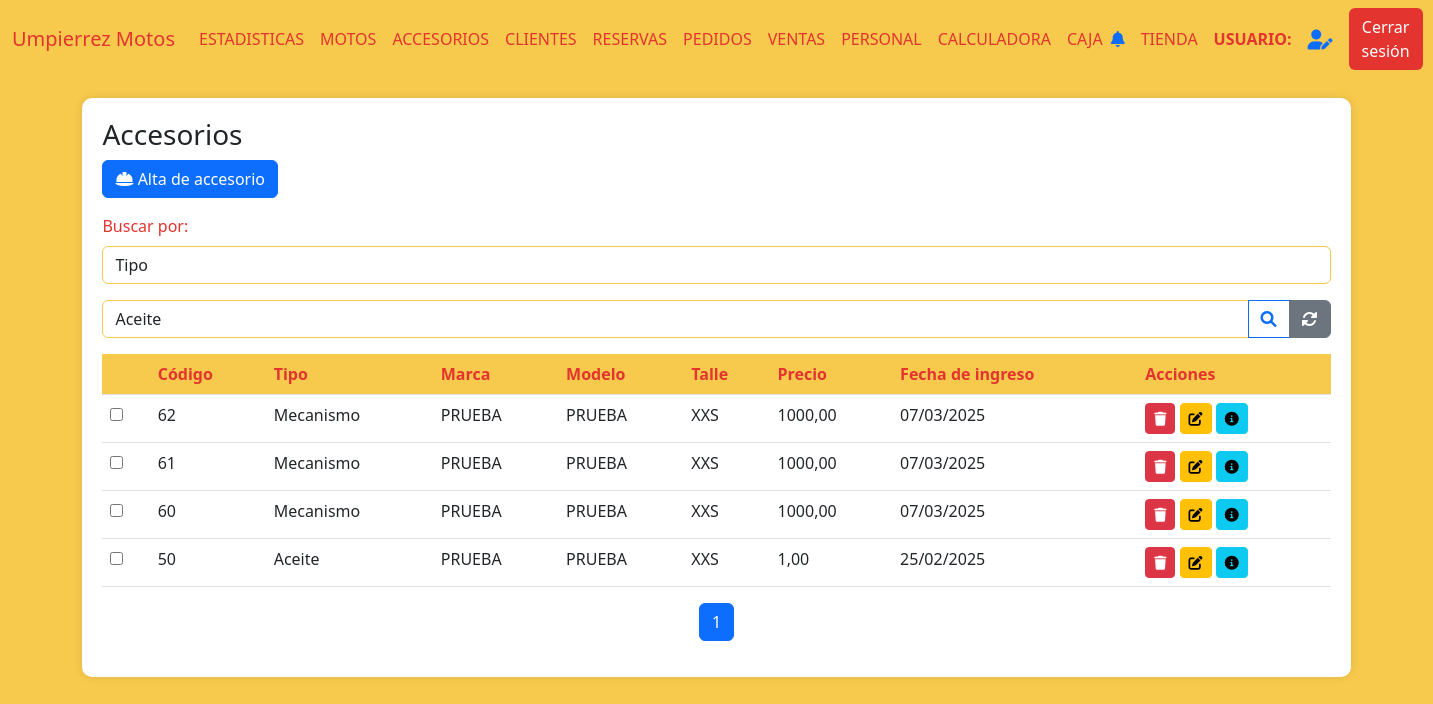
Page /accesorios (signed in) on the earlier database version.
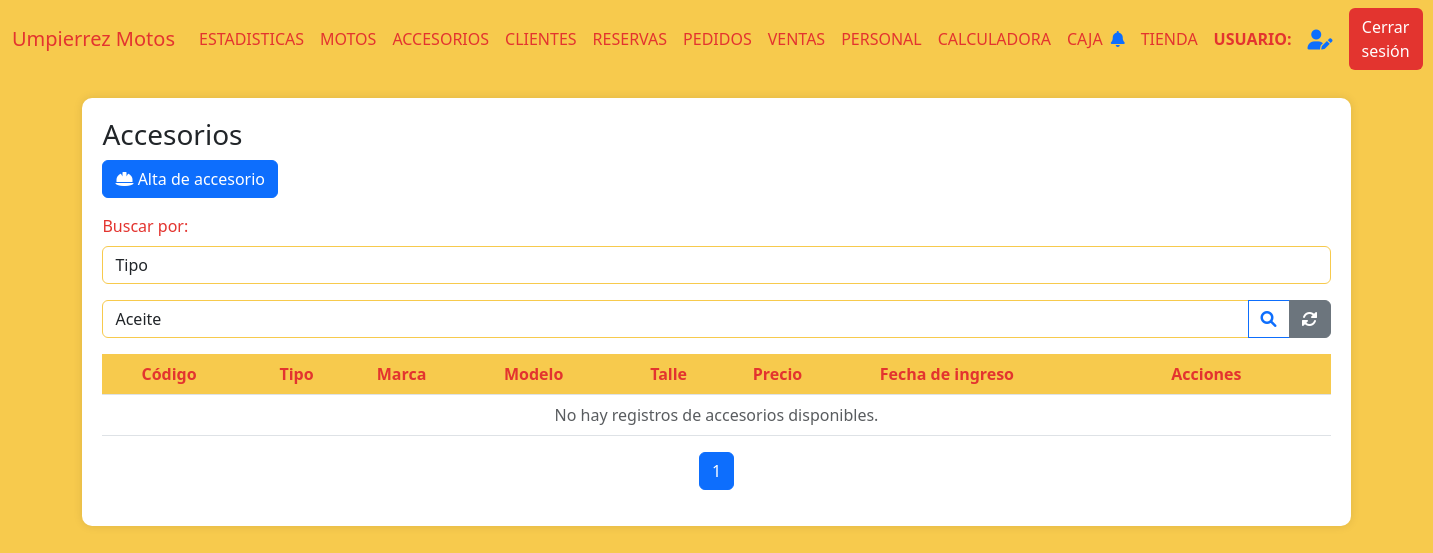
Same page on the later database version.
### AppUM/models.py (models this page shows)
class Accesorio(models.Model):
    tipo = models.CharField(max_length=20)
    marca = models.CharField(max_length=20)
    modelo = models.CharField(max_length=20)
    precio = models.DecimalField(max_digits=10, decimal_places=2)
    foto = models.ImageField(null=True, blank=True, upload_to="accesorios/")
    activo = models.BooleanField()
    fecha_ingreso = models.DateTimeField(auto_now_add=True)
    moneda_precio = models.CharField(max_length=10,default=True,null=True)
    talle = models.CharField(max_length=20,null=True)
    seleccionado = models.BooleanField(default=0)

### AppUM/decorators.py (the view)
    def _wrapped_view(request, *args, **kwargs):
        user = request.user
        if user.is_authenticated:
            usuario_consulta = Personal.objects.filter(usuario=user.username).first()
            if usuario_consulta:
                if Administrativo.objects.filter(personal_ptr_id=usuario_consulta.id,activo=1).exists():
                    return view_func(request, *args, **kwargs)
                else:
                    raise PermissionDenied
            else:
                return view_func(request, *args, **kwargs)
        else:
            return redirect('Login')  # Redirigir al login si no está autenticado

### AppUM/context_processors.py (called while the page is built)
def cantidad_solicitudes_no_leidas(req):
    if req.user.is_authenticated:
        usuario = req.user
        usuario_actual = Personal.objects.filter(usuario=usuario.username).first()
        notificaciones = NotificacionPersonal.objects.filter(personal=usuario_actual,leido=0).count()
    else:
        notificaciones = 0
    return {'notificaciones': notificaciones}

### AppUM/functions.py (called while the page is built)
def funcion_paginas_varias(req,instancia_model):
    paginator = Paginator(instancia_model, 5)  # 5 motos por página
    page_number = req.GET.get('page')  # Obtiene el número de página desde la URL
    page_obj = paginator.get_page(page_number)
    return page_obj

### AppUM/views.py (called while the page is built)
@admin_required
def vista_inventario_accesorios(req):
    accesorios = Accesorio.objects.filter(activo=1).order_by('-fecha_ingreso')
    logo_um = Logos.objects.get(id=1)
    page_obj = funcion_paginas_varias(req,accesorios)  # Obtiene la página solicitada
    seleccionados = Accesorio.objects.filter(activo=1,seleccionado=1)
    return render(req,"perfil_administrativo/accesorios/accesorios.html",{"seleccionados":seleccionados,'page_obj': page_obj,"accesorios":accesorios,"logo_um":logo_um.logo_UM.url if logo_um.logo_UM else None})

### AppUM/templates/perfil_administrativo/accesorios/accesorios.html (shortened to what this page needs)
{% extends "perfil_administrativo/padre_perfil_administrativo.html" %}
{% load static %}
{% block contenidoQueCambia %}
<div class="table-container" id="inventarios">
    <h3>Accesorios</h3>
    <a href="{% url 'AccesorioAlta' %}" class="btn btn-primary mb-3">
        <i class="fas fa-helmet-safety"></i> Alta de accesorio
    </a>
    <div class="mb-3">
        <label for="estado" class="form-label">Buscar por:</label>
        <select class="form-control" name="estado_accesorio" id="tipo_busqueda" onchange="tipo_busqueda()">
            <option value="tipo">Tipo</option>
        </select>
    </div>
    <form action="{% url 'BusquedaTipoAccesorio' %}" enctype="multipart/form-data" method="get" id="busqueda_tipo">{% csrf_token %}
        <div class="input-group mb-3">
            <select class="form-control" name="tipo_accesorio" id="tipo_accesorio">
                    <option value="Aceite">Aceite</option>
            </select>
            <button class="btn btn-outline-primary" type="submit">
                <i class="fas fa-search"></i>
            </button>
            <a href="{% url 'Accesorios' %}" class="btn btn-secondary">
                <i class="fas fa-sync-alt"></i>
            </a>
        </div>
    </form>
    <table class="table">
        <thead>
            <tr>
                <th></th>
                <th>Código</th>
                <th>Tipo</th>
                <th>Marca</th>
                <th>Modelo</th>
                <th>Talle</th>
                <th>Precio</th>
                <th>Fecha de ingreso</th>
                <th>Acciones</th>
            </tr>
        </thead>
        <tbody>
            {% if page_obj %}
                {% for accesorios in page_obj %}
            <tr>
                <td>
                    <form action="{% url 'SeleccionarAccesorio' accesorios.id %}" method="POST" class="accesorio-form">
                        <input type="checkbox" class="accesorio-checkbox"
                               name="seleccionado"
                               value="1"
                               onchange="this.form.submit()"
                               {% if accesorios.seleccionado %}checked{% endif %}>
                    </form>
                </td>
                <td>{{ accesorios.id }}</td>
                <td>{{ accesorios.tipo }}</td>
                <td>{{ accesorios.marca }}</td>
                <td>{{ accesorios.modelo}}</td>
                <td>{{ accesorios.talle}}</td>
                <td>{{ accesorios.precio}}</td>
                <td>{{ accesorios.fecha_ingreso|date:"d/m/Y"}}</td>
                <td>
                    <a href="{% url 'AccesorioBaja' accesorios.id %}"><button class="btn btn-sm btn-danger"><i class="fas fa-trash"></i></button></a>
                    <a href="{% url 'AccesorioModificacion' accesorios.id %}"><button class="btn btn-sm btn-warning"><i class="fas fa-edit"></i></button></a>
                    <a href="{% url 'AccesorioDetalle' accesorios.id %}"><button class="btn btn-sm btn-info"><i class="fas fa-info-circle"></i></button></a>
                </td>
            </tr>
            {% endfor %}
            {% else %}
                <tr>
                    <td colspan="9" class="text-center text-muted">
                        No hay registros de accesorios disponibles.
                    </td>
                </tr>
            {% endif %}
        </tbody>
    </table>
    <nav aria-label="Page navigation">
        <ul class="pagination justify-content-center">
            {% for num in page_obj.paginator.page_range %}
            <li class="page-item {% if page_obj.number == num %}active{% endif %}">
                <a class="page-link" href="?page={{ num }}">{{ num }}</a>
            </li>
            {% endfor %}
        </ul>
    </nav>
</div>
{% endblock %}

Differences in the rows shown:
no longer on this page (row edited): Accesorio: id "62", tipo "Mecanismo", marca "PRUEBA", modelo "PRUEBA", talle "XXS", precio "1000,00", fecha_ingreso "07/03/2025"
no longer on this page (row edited): Accesorio: id "61", tipo "Mecanismo", marca "PRUEBA", modelo "PRUEBA", talle "XXS", precio "1000,00", fecha_ingreso "07/03/2025"
no longer on this page (row edited): Accesorio: id "60", tipo "Mecanismo", marca "PRUEBA", modelo "PRUEBA", talle "XXS", precio "1000,00", fecha_ingreso "07/03/2025"
no longer on this page (row edited): Accesorio: id "50", tipo "Aceite", marca "PRUEBA", modelo "PRUEBA", talle "XXS", precio "1,00", fecha_ingreso "25/02/2025"
Other differences:
text now shown: "No hay registros de accesorios disponibles."
